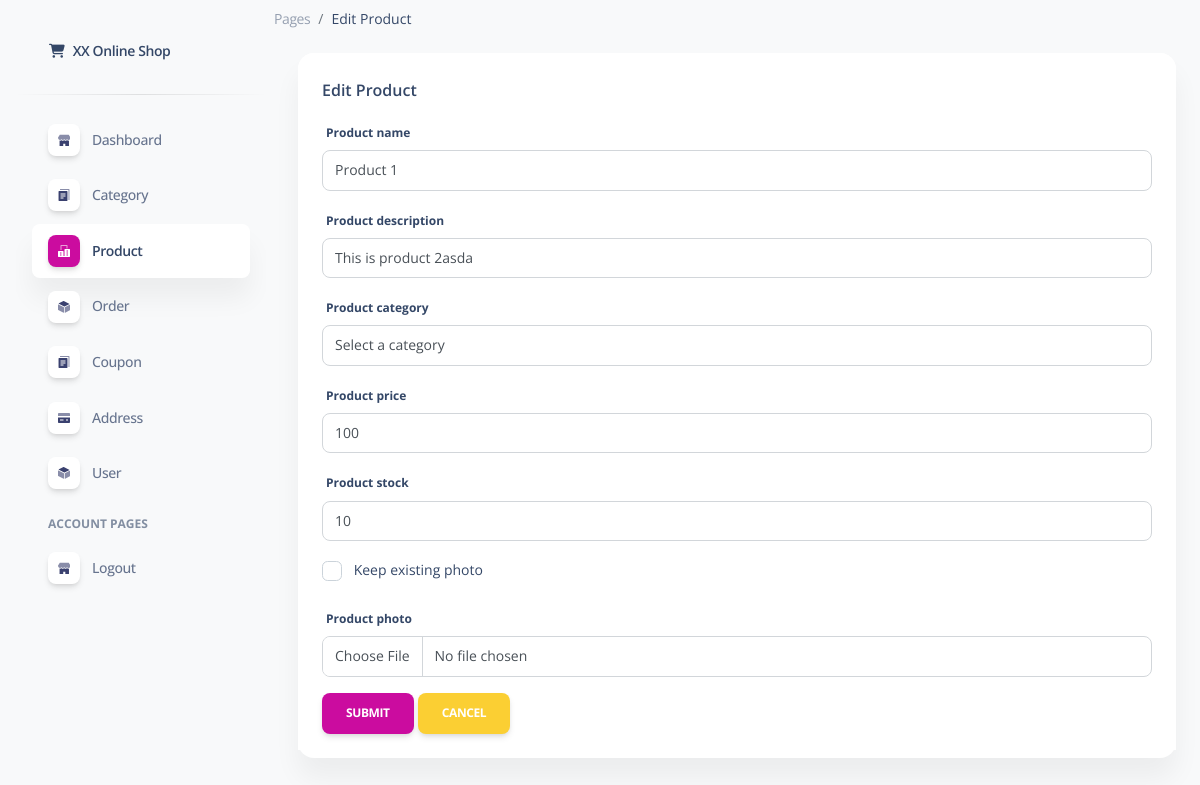
The page /pages/update_product.php?id_product=1 on the database its author committed.
### tables this page shows
CREATE TABLE `product` (
  `id_product` bigint(20) NOT NULL COMMENT '主键id',
  `name_product` varchar(255) NOT NULL COMMENT '名字',
  `id_category` bigint(20) NOT NULL COMMENT '分类ID',
  `category_name` varchar(255) DEFAULT '''类名''',
  `description` text DEFAULT NULL COMMENT '介绍',
  `price` bigint(20) DEFAULT NULL COMMENT '价格',
  `stock` bigint(20) NOT NULL COMMENT '存量',
  `product_photo` varchar(256) NOT NULL,
  `create_time` timestamp NULL DEFAULT current_timestamp() COMMENT '创建时间',
  `id_creator` bigint(20) NOT NULL DEFAULT 0,
  `is_delete` tinyint(1) DEFAULT 0 COMMENT '是否删除',
  `delete_time` timestamp NULL DEFAULT NULL COMMENT '删除时间'
);

### pages/update_product.php (the view, shortened to what this page needs)
<!DOCTYPE html>
<html lang="en">
<head>
  <link href="assets/css/nucleo-icons.css" rel="stylesheet" />
  <link href="assets/css/nucleo-svg.css" rel="stylesheet" />
  <link href="assets/css/nucleo-svg.css" rel="stylesheet" />
  <link id="pagestyle" href="assets/css/soft-ui-dashboard.css" rel="stylesheet" />
</head>
<body class="g-sidenav-show  bg-gray-100">
  <aside class="sidenav navbar navbar-vertical navbar-expand-xs border-0 border-radius-xl my-3 fixed-start ms-3 "
    id="sidenav-main">
    <div class="sidenav-header">
      <a class="navbar-brand m-0" href="https://demos.creative-tim.com/soft-ui-dashboard/pages/dashboard.html"
        target="_blank">
        <i class="fas fa-fw fa-shopping-cart"></i>
        <span class="ms-1 font-weight-bold">XX Online Shop</span>
      </a>
    </div>
    <hr class="horizontal dark mt-0">
    <div class="collapse navbar-collapse  w-auto  max-height-vh-100 h-100" id="sidenav-collapse-main">
      <ul class="navbar-nav">
        <li class="nav-item">
          <a class="nav-link  " href="../pages/dashboard.php">
            <div
              class="icon icon-shape icon-sm shadow border-radius-md bg-white text-center me-2 d-flex align-items-center justify-content-center">
            </div>
            <span class="nav-link-text ms-1">Dashboard</span>
          </a>
        </li>
        <li class="nav-item">
          <a class="nav-link  " href="../pages/category.php">
            <div
              class="icon icon-shape icon-sm shadow border-radius-md bg-white text-center me-2 d-flex align-items-center justify-content-center">
            </div>
            <span class="nav-link-text ms-1">Category</span>
          </a>
        </li>
        <li class="nav-item">
          <a class="nav-link  active" href="../pages/product.php">
            <div
              class="icon icon-shape icon-sm shadow border-radius-md bg-white text-center me-2 d-flex align-items-center justify-content-center">
            </div>
            <span class="nav-link-text ms-1">Product</span>
          </a>
        </li>
        <li class="nav-item">
          <a class="nav-link  " href="../pages/order.php">
            <div
              class="icon icon-shape icon-sm shadow border-radius-md bg-white text-center me-2 d-flex align-items-center justify-content-center">
            </div>
            <span class="nav-link-text ms-1">Order</span>
          </a>
        </li>
        <li class="nav-item">
          <a class="nav-link  " href="../pages/coupon.php">
            <div
              class="icon icon-shape icon-sm shadow border-radius-md bg-white text-center me-2 d-flex align-items-center justify-content-center">
            </div>
            <span class="nav-link-text ms-1">Coupon</span>
          </a>
        </li>
        <li class="nav-item">
          <a class="nav-link  " href="../pages/address.php">
            <div
              class="icon icon-shape icon-sm shadow border-radius-md bg-white text-center me-2 d-flex align-items-center justify-content-center">
            </div>
            <span class="nav-link-text ms-1">Address</span>
          </a>
        </li>
        <li class="nav-item">
          <a class="nav-link  " href="../pages/user.php">
            <div
              class="icon icon-shape icon-sm shadow border-radius-md bg-white text-center me-2 d-flex align-items-center justify-content-center">
            </div>
            <span class="nav-link-text ms-1">User</span>
          </a>
        </li>
        <li class="nav-item mt-3">
          <h6 class="ps-4 ms-2 text-uppercase text-xs font-weight-bolder opacity-6">Account pages</h6>
        </li>
        <li class="nav-item">
          <a class="nav-link  " href="../pages/logout.php">
            <div
              class="icon icon-shape icon-sm shadow border-radius-md bg-white text-center me-2 d-flex align-items-center justify-content-center">
            </div>
            <span class="nav-link-text ms-1">Logout</span>
          </a>
        </li>
      </ul>
    </div>
  </aside>
  <main class="main-content position-relative max-height-vh-100 h-100 mt-1 border-radius-lg ">
    <ol class="breadcrumb bg-transparent mb-0 pb-0 pt-1 px-0 me-sm-6 me-5">
      <li class="breadcrumb-item text-sm"><a class="opacity-5 text-dark" href="javascript:;">Pages</a></li>
      <li class="breadcrumb-item text-sm text-dark active" aria-current="page">Edit Product</li>
    </ol>
    <div class="container-fluid py-4">
      <div class="row">
        <div class="col-12">
          <div class="card mb-4">
            <div class="card-header pb-0">
              <h6>Edit Product</h6>
              <?php
              include "connect_db.php";
              $id_product = $_GET['id_product'];
              $qry_get_product = mysqli_query($conn, "SELECT * FROM product WHERE id_product = '$id_product' AND is_delete = 0");
              $dt_product = mysqli_fetch_assoc($qry_get_product);
              ?>
              <form method="POST" action="../pages/process_update_product.php" enctype="multipart/form-data">
                <section class="base">
                  <div class="mb-3">
                    <label for="exampleInputEmail1" class="form-label">Product name</label>
                    <input type="text" name="name_product" value="<?= $dt_product['name_product'] ?>"
                      class="form-control" required>
                  </div>
                  <div class="mb-3">
                    <label for="exampleInputEmail1" class="form-label">Product description</label>
                    <input type="text" name="description" value="<?= $dt_product['description'] ?>" class="form-control"
                      required>
                  </div>
                  <div class="mb-3">
                    <label for="id_category" class="form-label">Product category</label>
                    <select name="id_category" id="id_category" class="form-control" required>
                      <option value="">Select a category</option>
                    </select>
                  </div>
                  <div class="mb-3">
                    <label for="exampleInputEmail1" class="form-label">Product price</label>
                    <input type="number" name="price" value="<?= $dt_product['price'] ?>" class="form-control" required>
                  </div>
                  <div class="mb-3">
                    <label for="exampleInputEmail1" class="form-label">Product stock</label>
                    <input type="number" name="stock" value="<?= $dt_product['stock'] ?>" class="form-control" required>
                  </div>
                  <div class="mb-3 form-check">
                    <input type="checkbox" class="form-check-input" name="keep_photo" id="keep_photo">
                    <label class="form-check-label" for="keep_photo">Keep existing photo</label>
                  </div>
                  <div class="mb-3">
                    <label for="exampleInputEmail1" class="form-label">Product photo</label>
                    <input type="file" name="file" class="form-control">
                  </div>
                  <div>
                    <input type="submit" name="simpan" value="Submit" class="btn btn-primary">
                    <a class="btn btn-warning" href="../pages/product.php">Cancel</a>
                  </div>
                </section>
              </form>
            </div>
            <div class="card-body px-0 pt-0 pb-2">
            </div>
          </div>
        </div>
      </div>
</body>
</html>

### pages/assets/css/nucleo-svg.css (style rules this page uses)
.icon { display: inline-block; color: #111111; height: 1em; width: 1em; }
.icon-sm { height: 0.8em; width: 0.8em; }
.icon { fill: currentColor; stroke: none; }

### rows shown on the page
product: name_product "Product 1", description "This is product 2asda", price "100", stock "10"
